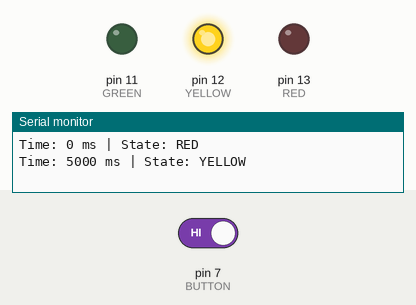
This sketch was run on a simulated Arduino Uno, built with avr-gcc and run on an emulated ATmega328P. On the bench: output pins drawn as LEDs (lit = HIGH), the last lines printed to the serial monitor. The test bench sets the inputs (shaded band); at power-on: pin 7 (BUTTON) HIGH.

Above: at 5.1 s.
At 7.8 s:
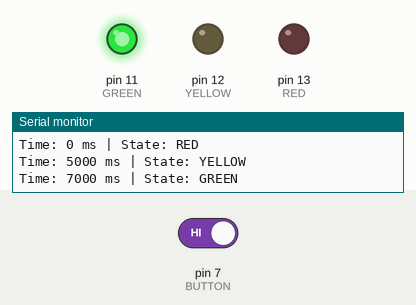
7.9 s: pin 7 (BUTTON) driven LOW
At 11.5 s:
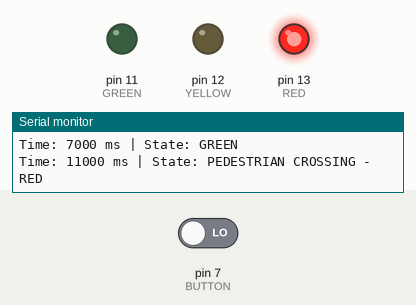
Timing chart, 0 to 13.0 s (numbered marks = the images above; inputs shaded):
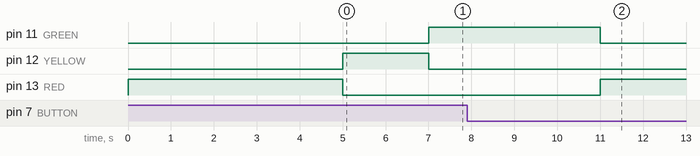

Measured:
- after the input at 7.9 s, pin 11 (GREEN): goes on until 11.0 s, then stays LOW; pin 12 (YELLOW): stays LOW (without the input it goes to HIGH after 8.1 s); pin 13 (RED): goes on until 11.0 s, then stays HIGH

The sketch:

traffic_light.ino
```cpp
const int RED = 13;
const int YELLOW = 12;
const int GREEN = 11;
const int BUTTON = 7;

void setup() {
  pinMode(RED, OUTPUT);
  pinMode(YELLOW, OUTPUT);
  pinMode(GREEN, OUTPUT);

  pinMode(BUTTON, INPUT_PULLUP);

  Serial.begin(9600);
}

void showLight(int red, int yellow, int green, const char *state, int duration) {
  digitalWrite(RED, red);
  digitalWrite(YELLOW, yellow);
  digitalWrite(GREEN, green);

  Serial.print("Time: ");
  Serial.print(millis());
  Serial.print(" ms | State: ");
  Serial.println(state);

  delay(duration);
}

void loop() {

  // Pedestrian button pressed
  if (digitalRead(BUTTON) == LOW) {
    showLight(HIGH, LOW, LOW, "PEDESTRIAN CROSSING - RED", 8000);
    return;
  }

  // Red
  showLight(HIGH, LOW, LOW, "RED", 5000);

  if (digitalRead(BUTTON) == LOW) {
    showLight(HIGH, LOW, LOW, "PEDESTRIAN CROSSING - RED", 8000);
    return;
  }

  // Yellow
  showLight(LOW, HIGH, LOW, "YELLOW", 2000);

  if (digitalRead(BUTTON) == LOW) {
    showLight(HIGH, LOW, LOW, "PEDESTRIAN CROSSING - RED", 8000);
    return;
  }

  // Green
  showLight(LOW, LOW, HIGH, "GREEN", 4000);
}
```
